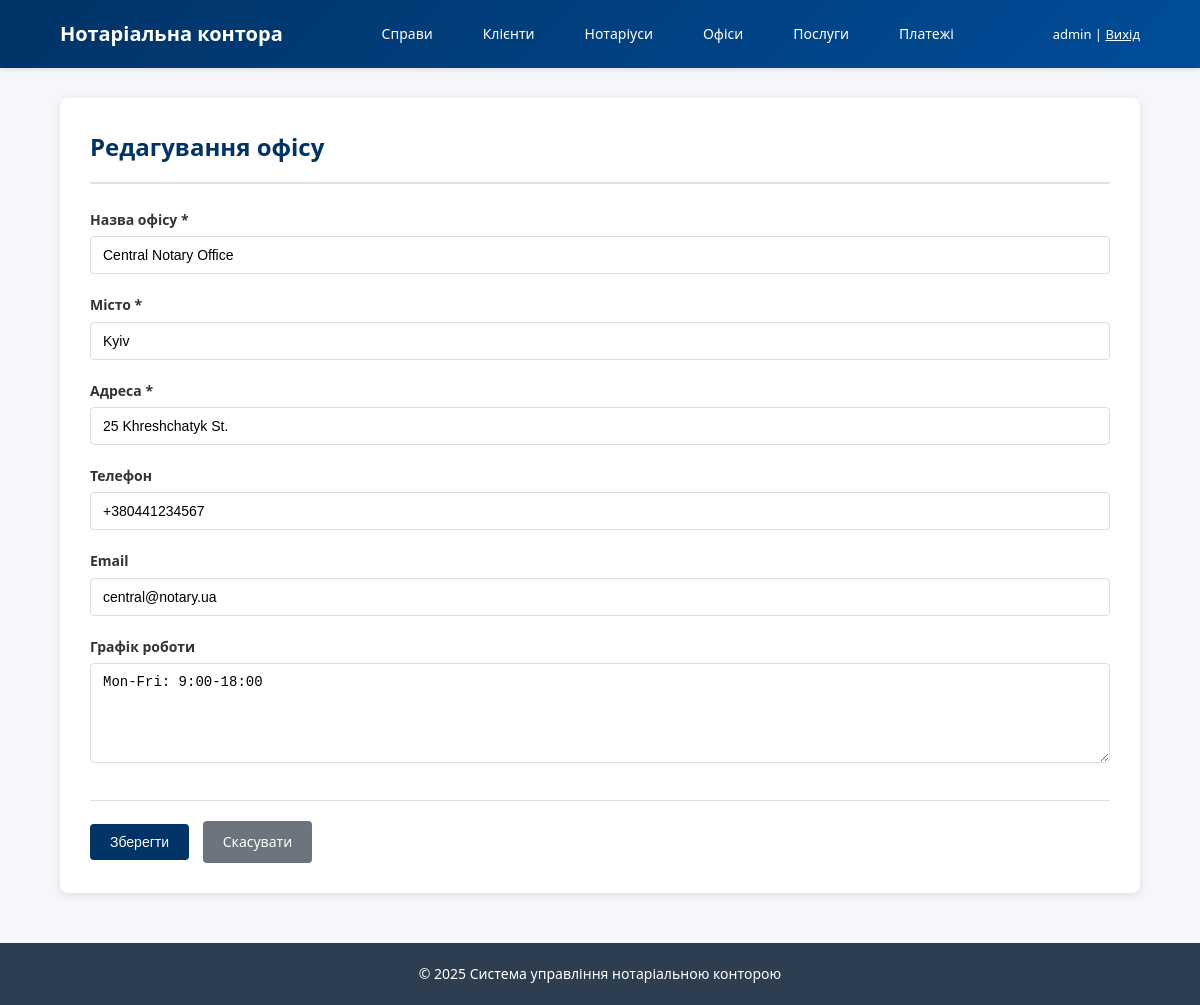
The app's page /public/offices/edit/1 (signed in) with its own data.
### tables this page shows
CREATE TABLE offices (
    office_id INT UNSIGNED AUTO_INCREMENT PRIMARY KEY,
    name      VARCHAR(100) NOT NULL,
    address   VARCHAR(255) NOT NULL,
    city      VARCHAR(100) NOT NULL,
    phone     VARCHAR(20),
    email     VARCHAR(100),
    schedule  VARCHAR(255)
);

### app/Controllers/OfficeController.php (called while the page is built, shortened)
<?php
class OfficeController {
    public function editForm($id) {
        $officeModel = new Office();
        $office = $officeModel->findById($id);
        $data = $office;
        $isEdit = true;
        include ROOT_PATH . '/app/Views/offices/form.php';
        include ROOT_PATH . '/app/Views/layouts/main.php';
    }
}

### public/index.php (called while the page is built, shortened)
<?php
require_once __DIR__ . '/../config/database.php';
require_once __DIR__ . '/../config/router.php';
require_once __DIR__ . '/../app/Models/BaseModel.php';
$router = new Router();
$router->get('/', 'HomeController', 'index');
$router->get('/login', 'AuthController', 'loginForm');
$router->post('/login', 'AuthController', 'login');
$router->get('/logout', 'AuthController', 'logout');
$router->get('/clients', 'ClientController', 'index');
$router->get('/clients/create', 'ClientController', 'createForm');
$router->post('/clients/create', 'ClientController', 'store');
$router->get('/clients/edit/{id}', 'ClientController', 'editForm');
$router->post('/clients/edit/{id}', 'ClientController', 'update');
$router->post('/clients/delete/{id}', 'ClientController', 'delete');
$router->get('/clients/view/{id}', 'ClientController', 'show');
$router->get('/notaries', 'NotaryController', 'index');
$router->get('/notaries/create', 'NotaryController', 'createForm');
$router->post('/notaries/create', 'NotaryController', 'store');
$router->get('/notaries/edit/{id}', 'NotaryController', 'editForm');
$router->post('/notaries/edit/{id}', 'NotaryController', 'update');
$router->post('/notaries/deactivate/{id}', 'NotaryController', 'deactivate');
$router->get('/offices', 'OfficeController', 'index');
$router->get('/offices/create', 'OfficeController', 'createForm');
$router->post('/offices/create', 'OfficeController', 'store');
$router->get('/offices/edit/{id}', 'OfficeController', 'editForm');
$router->post('/offices/edit/{id}', 'OfficeController', 'update');
$router->get('/services', 'ServiceController', 'index');
$router->get('/services/create', 'ServiceController', 'createForm');
$router->post('/services/create', 'ServiceController', 'store');
$router->get('/services/edit/{id}', 'ServiceController', 'editForm');
$router->post('/services/edit/{id}', 'ServiceController', 'update');
$router->get('/cases', 'CaseController', 'index');
$router->get('/cases/create', 'CaseController', 'createForm');
$router->post('/cases/create', 'CaseController', 'store');
$router->get('/cases/view/{id}', 'CaseController', 'show');
$router->post('/cases/status/{id}', 'CaseController', 'changeStatus');
$router->get('/cases/{case_id}/documents/upload', 'DocumentController', 'uploadForm');
$router->post('/cases/{case_id}/documents/upload', 'DocumentController', 'upload');
$router->get('/cases/{case_id}/documents', 'DocumentController', 'index');
$router->get('/documents/download/{id}', 'DocumentController', 'download');
$router->get('/payments', 'PaymentController', 'index');
$router->get('/cases/{case_id}/payments/create', 'PaymentController', 'createForm');
$router->post('/cases/{case_id}/payments/create', 'PaymentController', 'store');
$router->get('/payments/receipt/{id}', 'PaymentController', 'receiptHtml');
$router->get('/portal/check-status', 'ClientPortalController', 'checkStatusForm');
$router->post('/portal/check-status', 'ClientPortalController', 'checkStatus');
$router->get('/portal/application', 'ClientPortalController', 'applicationForm');
$router->post('/portal/application', 'ClientPortalController', 'submitApplication');
$router->setNotFound(function() {
    http_response_code(404);
    echo "<h1>404 - Сторінку не знайдено</h1>";
});
$router->dispatch();

### config/database.php (called while the page is built, shortened)
<?php
class Database {
    private static $instance = null;
    private $connection;
    private function __construct() {
        try {
            $dsn = "mysql:host=" . DB_HOST . ";dbname=" . DB_NAME . ";charset=" . DB_CHARSET;
            $options = [
                PDO::ATTR_ERRMODE => PDO::ERRMODE_EXCEPTION,
                PDO::ATTR_DEFAULT_FETCH_MODE => PDO::FETCH_ASSOC,
                PDO::ATTR_EMULATE_PREPARES => false,
            ];
            $this->connection = new PDO($dsn, DB_USER, DB_PASS, $options);
        } catch (PDOException $e) {
            die("Помилка підключення до БД: " . $e->getMessage());
        }
    }
    public static function getInstance() {
        if (self::$instance === null) {
            self::$instance = new self();
        }
        return self::$instance;
    }
    public function getConnection() {
        return $this->connection;
    }
}

### app/Models/BaseModel.php (called while the page is built, shortened)
<?php
abstract class BaseModel {
    protected $db;
    protected $table;
    protected $primaryKey;
    public function __construct() {
        $this->db = Database::getInstance()->getConnection();
        if (!$this->primaryKey) {
            $this->primaryKey = $this->getPrimaryKeyName();
        }
    }
    protected function getPrimaryKeyName() {
        $singular = rtrim($this->table, 's');
        return $singular . '_id';
    }
    public function findById($id) {
        $sql = "SELECT * FROM {$this->table} WHERE {$this->primaryKey} = :id";
        $stmt = $this->db->prepare($sql);
        $stmt->execute(['id' => $id]);
        return $stmt->fetch();
    }
}

### app/Views/offices/form.php (the view, shortened to what this page needs)
<div class="page-header">
    <h2><?= isset($isEdit) ? 'Редагування офісу' : 'Новий офіс' ?></h2>
</div>
<form method="post" action="<?= isset($isEdit) ? BASE_URL . '/offices/edit/' . $data['office_id'] : BASE_URL . '/offices/create' ?>">
    <div class="form-row">
        <label for="name">Назва офісу *</label>
        <input type="text" id="name" name="name"
               value="<?= htmlspecialchars($data['name'] ?? '') ?>" required>
    </div>
    <div class="form-row">
        <label for="city">Місто *</label>
        <input type="text" id="city" name="city"
               value="<?= htmlspecialchars($data['city'] ?? '') ?>" required>
    </div>
    <div class="form-row">
        <label for="address">Адреса *</label>
        <input type="text" id="address" name="address"
               value="<?= htmlspecialchars($data['address'] ?? '') ?>" required>
    </div>
    <div class="form-row">
        <label for="phone">Телефон</label>
        <input type="text" id="phone" name="phone"
               value="<?= htmlspecialchars($data['phone'] ?? '') ?>">
    </div>
    <div class="form-row">
        <label for="email">Email</label>
        <input type="email" id="email" name="email"
               value="<?= htmlspecialchars($data['email'] ?? '') ?>">
    </div>
    <div class="form-row">
        <label for="schedule">Графік роботи</label>
        <textarea id="schedule" name="schedule"><?= htmlspecialchars($data['schedule'] ?? '') ?></textarea>
    </div>
    <div class="form-actions">
        <button type="submit" class="btn btn-primary">Зберегти</button>
        <a href="<?= BASE_URL ?>/offices" class="btn btn-secondary">Скасувати</a>
    </div>
</form>

### config/router.php (shortened to what this page needs)
<?php
class Router {
    private $routes = [];
    public function add($method, $pattern, $controller, $action) {
        $this->routes[] = [
            'method' => strtoupper($method),
            'pattern' => $pattern,
            'controller' => $controller,
            'action' => $action
        ];
    }
    public function dispatch() {
        $requestMethod = $_SERVER['REQUEST_METHOD'];
        $requestUri = $_GET['route'] ?? '/';
        $requestUri = '/' . trim($requestUri, '/');
        if ($requestUri !== '/') {
            $requestUri = rtrim($requestUri, '/');
        }
        foreach ($this->routes as $route) {
            if ($route['method'] !== $requestMethod) {
                continue;
            }
            $pattern = '#^' . preg_replace('/\{([a-z_]+)\}/', '(?P<$1>[^/]+)', $route['pattern']) . '$#';
            if (preg_match($pattern, $requestUri, $matches)) {
                $params = array_filter($matches, 'is_string', ARRAY_FILTER_USE_KEY);
                $controllerName = $route['controller'];
                $actionName = $route['action'];
                $controllerFile = ROOT_PATH . '/app/Controllers/' . $controllerName . '.php';
                if (file_exists($controllerFile)) {
                    $controller = new $controllerName();
                    if (method_exists($controller, $actionName)) {
                        call_user_func_array([$controller, $actionName], $params);
                        return;
                    }
                }
            }
        }
    }
}

### public/css/main.css (style rules this page uses)
* { margin: 0; padding: 0; box-sizing: border-box; }
body { font-family: 'Segoe UI', Tahoma, Geneva, Verdana, sans-serif; font-size: 14px; line-height: 1.6; color: #333; background-color: #f5f7fa; }
.page-header { border-bottom: 2px solid #e0e0e0; padding-bottom: 15px; margin-bottom: 25px; }
.page-header h2 { color: #003366; font-size: 24px; }
.btn { display: inline-block; padding: 10px 20px; font-size: 14px; border: none; border-radius: 4px; cursor: pointer; text-decoration: none; transition: all 0.3s; margin-right: 10px; }
.btn-primary { background-color: #003366; color: #ffffff; }
.btn-secondary { background-color: #6c757d; color: #ffffff; }
.form-row { margin-bottom: 20px; }
.form-row label { display: block; margin-bottom: 5px; font-weight: 600; color: #333; }
.form-row input[type='text'], .form-row input[type='email'], .form-row input[type='number'], .form-row input[type='date'], .form-row input[type='password'], .form-row select, .form-row textarea { width: 100%; padding: 10px 12px; border: 1px solid #ddd; border-radius: 4px; font-size: 14px; transition: border-color 0.3s; }
.form-row textarea { min-height: 100px; resize: vertical; }
.form-actions { margin-top: 30px; padding-top: 20px; border-top: 1px solid #e0e0e0; }

### records on screen
offices: name "Central Notary Office", city "Kyiv", address "25 Khreshchatyk St.", phone "+380441234567", email "central@notary.ua", schedule "Mon-Fri: 9:00-18:00"
